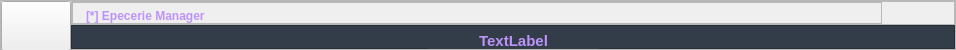
        <widget class="QFrame" name="frame_header">
         <property name="minimumSize">
          <size>
           <width>0</width>
           <height>50</height>
          </size>
         </property>
         <property name="maximumSize">
          <size>
           <width>16777215</width>
           <height>50</height>
          </size>
         </property>
         <property name="frameShape">
          <enum>QFrame::StyledPanel</enum>
         </property>
         <property name="frameShadow">
          <enum>QFrame::Raised</enum>
         </property>
         <layout class="QGridLayout" name="gridLayout_3">
          <property name="leftMargin">
           <number>0</number>
          </property>
          <property name="topMargin">
           <number>0</number>
          </property>
          <property name="rightMargin">
           <number>0</number>
          </property>
          <property name="bottomMargin">
           <number>0</number>
          </property>
          <property name="spacing">
           <number>0</number>
          </property>
          <item row="0" column="0" rowspan="2">
           <widget class="QPushButton" name="btn_welcome">
            <property name="minimumSize">
             <size>
              <width>70</width>
              <height>50</height>
             </size>
            </property>
            <property name="maximumSize">
             <size>
              <width>70</width>
              <height>50</height>
             </size>
            </property>
            <property name="styleSheet">
             <string notr="true"/>
            </property>
            <property name="text">
             <string/>
            </property>
            <property name="icon">
             <iconset>
              <normaloff>../assets/icons/home.png</normaloff>../assets/icons/home.png</iconset>
            </property>
            <property name="iconSize">
             <size>
              <width>24</width>
              <height>24</height>
             </size>
            </property>
           </widget>
          </item>
          <item row="0" column="1">
           <widget class="QFrame" name="frame">
            <property name="minimumSize">
             <size>
              <width>0</width>
              <height>24</height>
             </size>
            </property>
            <property name="maximumSize">
             <size>
              <width>16777215</width>
              <height>24</height>
             </size>
            </property>
            <property name="frameShape">
             <enum>QFrame::StyledPanel</enum>
            </property>
            <property name="frameShadow">
             <enum>QFrame::Raised</enum>
            </property>
            <layout class="QHBoxLayout" name="horizontalLayout_2">
             <property name="spacing">
              <number>0</number>
             </property>
             <property name="leftMargin">
              <number>0</number>
             </property>
             <property name="topMargin">
              <number>0</number>
             </property>
             <property name="rightMargin">
              <number>0</number>
             </property>
             <property name="bottomMargin">
              <number>0</number>
             </property>
             <item>
              <widget class="QFrame" name="frame_title">
               <property name="frameShape">
                <enum>QFrame::StyledPanel</enum>
               </property>
               <property name="frameShadow">
                <enum>QFrame::Raised</enum>
               </property>
               <widget class="QLabel" name="label_path">
                <property name="geometry">
                 <rect>
                  <x>0</x>
                  <y>4</y>
                  <width>171</width>
                  <height>20</height>
                 </rect>
                </property>
                <property name="styleSheet">
                 <string notr="true">font-size:12pt; font-weight:700; color:#bd93f9;
margin-left:10px;</string>
                </property>
                <property name="text">
                 <string>&lt;html&gt;&lt;head/&gt;&lt;body&gt;&lt;p&gt;&lt;span style=&quot; font-size:9pt; color:#bd93f9;&quot;&gt; [*] Epecerie Manager&lt;/span&gt;&lt;/p&gt;&lt;/body&gt;&lt;/html&gt;</string>
                </property>
               </widget>
              </widget>
             </item>
             <item>
              <widget class="QFrame" name="frame_btn_cmr">
               <property name="minimumSize">
                <size>
                 <width>72</width>
                 <height>24</height>
                </size>
               </property>
               <property name="maximumSize">
                <size>
                 <width>72</width>
                 <height>24</height>
                </size>
               </property>
               <property name="styleSheet">
                <string notr="true">border-radius:none;</string>
               </property>
               <property name="frameShape">
                <enum>QFrame::StyledPanel</enum>
               </property>
               <property name="frameShadow">
                <enum>QFrame::Raised</enum>
               </property>
               <layout class="QHBoxLayout" name="horizontalLayout">
                <property name="spacing">
                 <number>0</number>
                </property>
                <property name="leftMargin">
                 <number>0</number>
                </property>
                <property name="topMargin">
                 <number>0</number>
                </property>
                <property name="rightMargin">
                 <number>0</number>
                </property>
                <property name="bottomMargin">
                 <number>0</number>
                </property>
                <item>
                 <widget class="QPushButton" name="btn_minimize">
                  <property name="minimumSize">
                   <size>
                    <width>24</width>
                    <height>24</height>
                   </size>
                  </property>
                  <property name="maximumSize">
                   <size>
                    <width>24</width>
                    <height>24</height>
                   </size>
                  </property>
                  <property name="text">
                   <string/>
                  </property>
                  <property name="icon">
                   <iconset>
                    <normaloff>../assets/icons/cil-minus.png</normaloff>../assets/icons/cil-minus.png</iconset>
                  </property>
                  <property name="iconSize">
                   <size>
                    <width>24</width>
                    <height>24</height>
                   </size>
                  </property>
                 </widget>
                </item>
                <item>
                 <widget class="QPushButton" name="btn_maximize">
                  <property name="minimumSize">
                   <size>
                    <width>24</width>
                    <height>24</height>
                   </size>
                  </property>
                  <property name="maximumSize">
                   <size>
                    <width>24</width>
                    <height>24</height>
                   </size>
                  </property>
                  <property name="text">
                   <string/>
                  </property>
                  <property name="icon">
                   <iconset>
                    <normaloff>../assets/icons/cil-window-restore.png</normaloff>../assets/icons/cil-window-restore.png</iconset>
                  </property>
                  <property name="iconSize">
                   <size>
                    <width>24</width>
                    <height>24</height>
                   </size>
                  </property>
                 </widget>
                </item>
                <item>
                 <widget class="QPushButton" name="btn_close">
                  <property name="minimumSize">
                   <size>
                    <width>24</width>
                    <height>24</height>
                   </size>
                  </property>
                  <property name="maximumSize">
                   <size>
                    <width>24</width>
                    <height>24</height>
                   </size>
                  </property>
                  <property name="text">
                   <string/>
                  </property>
                  <property name="icon">
                   <iconset>
                    <normaloff>../assets/icons/cil-x.png</normaloff>../assets/icons/cil-x.png</iconset>
                  </property>
                  <property name="iconSize">
                   <size>
                    <width>24</width>
                    <height>24</height>
                   </size>
                  </property>
                 </widget>
                </item>
               </layout>
              </widget>
             </item>
            </layout>
           </widget>
          </item>
          <item row="1" column="1">
           <widget class="QFrame" name="frame_3">
            <property name="styleSheet">
             <string notr="true">background-color: rgb(51, 61, 73);</string>
            </property>
            <property name="frameShape">
             <enum>QFrame::StyledPanel</enum>
            </property>
            <property name="frameShadow">
             <enum>QFrame::Raised</enum>
            </property>
            <layout class="QHBoxLayout" name="horizontalLayout_3">
             <property name="spacing">
              <number>0</number>
             </property>
             <property name="leftMargin">
              <number>0</number>
             </property>
             <property name="topMargin">
              <number>0</number>
             </property>
             <property name="rightMargin">
              <number>0</number>
             </property>
             <property name="bottomMargin">
              <number>0</number>
             </property>
             <item>
              <spacer name="horizontalSpacer">
               <property name="orientation">
                <enum>Qt::Horizontal</enum>
               </property>
               <property name="sizeHint" stdset="0">
                <size>
                 <width>356</width>
                 <height>20</height>
                </size>
               </property>
              </spacer>
             </item>
             <item>
              <widget class="QLabel" name="label_time">
               <property name="minimumSize">
                <size>
                 <width>171</width>
                 <height>31</height>
                </size>
               </property>
               <property name="styleSheet">
                <string notr="true">font-size:10pt;
color:#bd93f9;
</string>
               </property>
               <property name="text">
                <string>&lt;html&gt;&lt;head/&gt;&lt;body&gt;&lt;p align=&quot;center&quot;&gt;&lt;span style=&quot; font-size:11pt; font-weight:700; color:#bd93f9;&quot;&gt;TextLabel&lt;/span&gt;&lt;/p&gt;&lt;/body&gt;&lt;/html&gt;</string>
               </property>
              </widget>
             </item>
             <item>
              <spacer name="horizontalSpacer_2">
               <property name="orientation">
                <enum>Qt::Horizontal</enum>
               </property>
               <property name="sizeHint" stdset="0">
                <size>
                 <width>355</width>
                 <height>20</height>
                </size>
               </property>
              </spacer>
             </item>
            </layout>
           </widget>
          </item>
         </layout>
        </widget>
